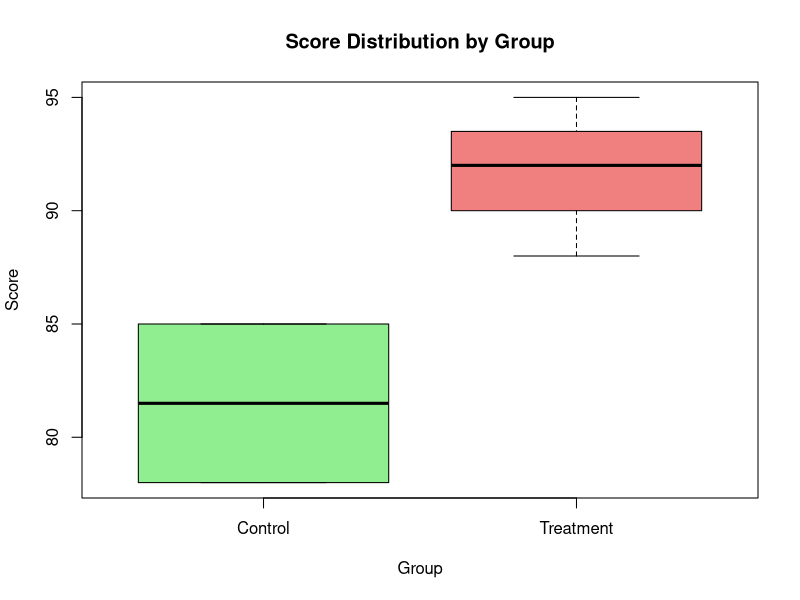

Generate this figure with R:
# Считываем CSV
data <- read.csv("r_task/sample_data.csv")

# Выводим среднее значение Score
cat("Mean Score:", mean(data$Score), "\n")

# Максимум Score для группы Treatment
max_treatment <- max(data$Score[data$Group == "Treatment"])
cat("Max Score in Treatment:", max_treatment, "\n")

# Строим boxplot по группе
if (!dir.exists("r_task")) {
  dir.create("r_task")
}

png(filename = "r_task/score_boxplot.png")
boxplot(Score ~ Group, data = data,
        main = "Score Distribution by Group",
        col = c("lightgreen","lightcoral"),
        ylab = "Score")
dev.off()
